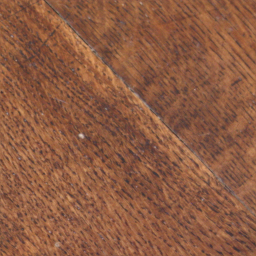
%> input picture Images Processing/Denoising Hyperspectral Image/siims_release/input/wood1008_sq_a_reduced.png, 256 x 256 px
$ octave tuto_gaussian_inpainting.m   (GNU Octave 9; MATLAB toolbox functions it lacks are replaced by stand-ins)
%> lines starting %> are read from the running program, lines starting %| are printed output that depends on the picture; in (x1, y1, x2, y2) boxes, pixels count from 0 and x2, y2 are one past the last pixel; in counts of white or black regions, pixels touching at a corner belong together; the program's own positions count from 1
### Images Processing/Denoising Hyperspectral Image/siims_release/get_conditioning_points.m
function co = get_conditioning_points( mask,w )
%GET_CONDITIONING_POINTS FROM THE MASK
%   c = get_conditioning_points( mask,w )
%   Image c is 1 on a border of the mask with width w.
%   mask is a binary image (indicator function of a mask)
%
%   NB: the mask is supposed to be the same on all color channels
%
%   Author: Arthur Leclaire
%   v 1.0 (03/2016) First public version

    C = size(mask,3);
    if C>1
        mask = mask(:,:,1);
    end
    [M,N] = size(mask);
    M2 = 2*M; N2 = 2*N;
    bmask = zeros(M2,N2);
    bmask(1:M,1:N) = double(mask>1e-10);
    k = zeros(M2,N2);
    k(1:2*w+1,1:2*w+1) = 1;
    k = circshift(k,[-w -w]);
    co = real(ifft2(fft2(bmask).*fft2(k)));
    co = (co>0.5);
    co(bmask>0) = 0;
    co = co(1:M,1:N);
    co = repmat(co,[1 1 C]);
end

### Images Processing/Denoising Hyperspectral Image/siims_release/estimate_adsn_model.m
function [ t,m ] = estimate_adsn_model( u,Mb,Nb,maskrgb )
%ESTIMATE_GAUSSIAN_MODEL COMPUTE THE MEAN AND TEXTON ASSOCIATED TO U
%   [ t,m ] = estimate_adsn_model( u,Mb,Nb,maskrgb )
%
%   INPUT
%   u       Original texture image
%   Mb,Nb   (optional) The texton is embedded in a MbxNb image
%   maskrgb (optional) Estimate the ADSN model outside a mask
%
%   OUTPUT
%   t       Texton of the ADSN model
%   m       Mean value of the ADSN model
%
%   Author: Arthur Leclaire
%   v 1.0 (03/2016) First public version

[M,N,C] = size(u);
if nargin<2
    Mb = M; Nb = N;
end

if nargin<4
    m = mean(mean(u,2));
    tl = 1/sqrt(M*N)*(u-repmat(m,[M N]));

    t = zeros(Mb,Nb,C);
    t(1:M,1:N,:) = tl(1:M,1:N,:);
else
    m = zeros(1,1,C);
    t = zeros(Mb,Nb,C);
    maskrgb = (abs(maskrgb)>1e-10);
    k = sqrt(C/nnz(~maskrgb));
    for c=1:C
        uc = u(:,:,c); mc = maskrgb(:,:,c);
        m(1,1,c) = mean(mean(uc(mc==0)));
        tc = zeros(M,N,1);
        tc(mc==0) = k*(uc(mc==0)-m(1,1,c));
        t(1:M,1:N,c) = tc;
    end
end

end

### Images Processing/Denoising Hyperspectral Image/siims_release/draw_rectangle.m
function uw = draw_rectangle( u,x1,x2,y1,y2,b,c)
%DRAW_RECTANGLE
%
%   uw = draw_rectangle( u,x1,x2,y1,y2,b,c)
%
%   Draw a rectangle on the image u (the content of the image on the
%   rectangle border is overwritten).
%
%   INPUT
%   u           Input image
%   x1,y1       Up left coordinates of the rectangle
%   x2,y2       Down right coordinates of the rectangle
%   b           Width of the rectangle border
%   c           Color of the rectangle
%
%   OUTPUT
%   uw          Output image

if nargin<7
    c = [1 0 0];
end
c = reshape(c,[1 1 3]);

if size(u,3)>1
    uw = u;
else
    uw = repmat(u,[1 1 3]);
end
uw(y1:y1+b-1,x1:x2,:) = repmat(c,[b,x2-x1+1,1]);
uw(y2-b+1:y2,x1:x2,:) = repmat(c,[b,x2-x1+1,1]);
uw(y1:y2,x1:x1+b-1,:) = repmat(c,[y2-y1+1,b,1]);
uw(y1:y2,x2-b+1:x2,:) = repmat(c,[y2-y1+1,b,1]);


end

### Images Processing/Denoising Hyperspectral Image/siims_release/adsn_periodic.m
function out = adsn_periodic( s , mu )
%ADSN_PERIODIC Compute a periodic Asymptotic Discrete Spot Noise texture.
%
%   out = adsn_periodic(s,mu)
%
%   computes a realization of the Gaussian
%   circularly stationary random field of mean mu and whose
%   covariance function is the periodic autocorrelation of s.
%
%   Notice that the covariance of the resulting field is the
%   periodic autocorrelation of s.
%
%   NB :
%   - The mean value of s is not substracted.
%   - If size(s,1)>M or size(s,2)>N , then s is cropped.
%   - The input s can have multiple channels.
%
%   This texture model is presented in the paper
%       "Random Phase Textures: Theory and Synthesis",
%       (B. Galerne, Y. Gousseau, J.-M. Morel),
%       IEEE Transactions on Image Processing, 2011.
%
%   Author : Arthur Leclaire
%   v. 1.0 (03/2014) : first public version

if (size(s,3)~=size(mu,3))
    error('s and mu must have the same number of channels')
end

[M,N,C] = size(mu);

if size(s,1)>M
    s = s(1:M,:,:);
end
if size(s,2)>N
    s = s(:,1:N,:);
end
m = size(s,1);
n = size(s,2);

% Convolution of the kernel s with a normal Gaussian white noise.
out = zeros(M,N,C);
W = randn(M,N);
fW = fft2(W);
for c=1:C
    out(:,:,c) = [s(:,:,c) zeros(m,N-n); zeros(M-m,N)];
    out(:,:,c) = real(ifft2(fft2(out(:,:,c)).*fW));
end
% Reimpose the mean image
out = mu + out;

end

### Images Processing/Denoising Hyperspectral Image/siims_release/gaussian_inpainting.m
function [v,kvisu,innov,precsys] = gaussian_inpainting(u,mv,t,indm,indc,options)
%GAUSSIAN_INPAINTING
% [v,kvisu,innov,precsys] = gaussian_inpainting(u,mv,t,indm,indc,options)
%  Microtexture Inpainting by Conditional Gaussian Simulation
%  This algorithm consists in
%   - estimation of a Gaussian model on the masked exemplar,
%   - conditional simulation of this model knowing the values
%       on a set of conditioning points.
%  The linear system involved in conditional simulation is solved
%   using a conjugate gradient descent algorithm.
%
%   See detailed description of the algorithm in the paper
%   "Gaussian Texture Inpainting"
%   (Bruno Galerne, Arthur Leclaire)
%   Preprint MAP5 n°2016-25
%
%   INPUT
%   u       Initial image
%   mv      Mean value of the estimated Gaussian model (ADSN)
%   t       Texton of the estimated Gaussian model (ADSN)
%   indm    Indicator function of masked region (same size as u)
%   indc    Indicator function of conditioning region (same size as u)
%   options Structure containing optional inputs:
%   - options.per  (default 0)
%       Use periodic ADSN if per==1, otherwise use non-periodic ADSN
%   - options.ep (default 1e-3 )
%       Desired precision for the solution of the linear system solved
%       by the conjugate gradient descent
%   - options.imax (default 1000)
%       Maximum number of iterations in gradient descent
%   - options.normal (default 1)
%       Perform conjugate gradient descent on the normal equations.
%   - options.verb (default 0)
%       Verbose mode
%   - options.reg (default 0)
%       Add regularization in the linear system
%
%   OUTPUT
%   v       Inpainted image
%   kvisu   (optional) Kriging component
%   innov   (optional) Innovation component
%   precsys (optional) Precision on the solution
%
%   NB:
%   - The mean value is reimposed on kvisu and innov for visualization.
%   - indm can have dimensions MxNxC (provided that the
%      arrays indm(:,:,c) are the same for c=1:C). Idem for indc.
%
%   Author: Arthur Leclaire
%   v 1.0 (12/2016) First public version

options.trash = 0;

if ~isfield(options,'per')
    per = 0;
else
    per = options.per;
end

if ~isfield(options,'ep')
    ep = 1e-3;
else
    ep = options.ep;
end

if ~isfield(options,'imax')
    imax = 1000; % max number of iterations
else
    imax = options.imax;
end

if ~isfield(options,'reg')
    reg = 0;
else
    reg = options.reg;
end

if ~isfield(options,'normal')
    normal = 1;
else
    normal = options.normal;
end

if normal
    disp(['Conjugate gradient descent on normal equations'])
else
    disp('Conjugate gradient descent')
end

if ~isfield(options,'verb')
    verb = 0;
else
    verb = options.verb;
end

[M,N,C] = size(u);

% Handle the dimensions of indm and indc
indm = repmat(indm(:,:,1),[1 1 C]);
indc = repmat(indc(:,:,1),[1 1 C]);

% technical restriction
% (in order to simplify the covariance computation)
if (size(t,1)>M)||(size(t,2)>N)
    error('The texton must not be larger than the input');
end

if per==0
    M = 2*M; N = 2*N;
    u = zeropad(u,M,N);
    t = zeropad(t,M,N);
    indm = zeropad(indm,M,N);
    indc = zeropad(indc,M,N);
end

indm = logical(indm);
indc = logical(indc);

mv = repmat(mv,[M N 1]);
v = u;

G = convcovr(t,ones(M,N,C),reg); % convolution by the covariance
A = convcovr(t,indc,reg); % convolution by the cov and restriction to indc

% draw an independent realization of the random field
z = adsn_periodic(t,zeros(M,N,C)) + reg*randn(M,N,C);
% NB: if per==1, t has already been extended by zero-padding
% so that the half-crop of z is indeed a sample of the
% non-periodic ADSN associated to t.

% if kvisu and innov are not required (i.e. nargout==1),
% then one only needs the kriging component of u-mv-z
%   (faster to compute)
if nargout>1

    rhs = zeros(M,N,C); rhs(indc) = u(indc)-mv(indc);
    if normal
        [k,precsys] = solvecgdnormal(A,rhs,zeros(M,N,C),ep,imax,verb);
    else
        [k,precsys] = solvecgd(A,rhs,zeros(M,N,C),ep,imax,verb);
    end

    rhs = zeros(M,N,C); rhs(indc) = z(indc);
    if normal
        zk = solvecgdnormal(A,rhs,zeros(M,N,C),ep,imax,verb);
    else
        zk = solvecgd(A,rhs,zeros(M,N,C),ep,imax,verb);
    end

    % convolution by the covariance
    k = G*k;
    zk = G*zk;

    v(indm) = mv(indm) + k(indm) + z(indm) - zk(indm);
    kvisu = u;
    kvisu(indm) = mv(indm) + k(indm);
    innov = mv;
    innov(indm) = mv(indm) + z(indm) - zk(indm);

else

    rhs = zeros(M,N,C); rhs(indc) = u(indc)-mv(indc)-z(indc);
    if normal
        [k,precsys] = solvecgdnormal(A,rhs,zeros(M,N,C),ep,imax,verb);
    else
        [k,precsys] = solvecgd(A,rhs,zeros(M,N,C),ep,imax,verb);
    end
    k = G*k;

    v(indm) = mv(indm) + k(indm) + z(indm);

end

if per==0
    M = floor(M/2); N = floor(N/2);
    v = v(1:M,1:N,:);
    if nargout>1
        kvisu = kvisu(1:M,1:N,:);
        innov = innov(1:M,1:N,:);
    end
end
end

### Images Processing/Denoising Hyperspectral Image/siims_release/zeropad.m
function v = zeropad( u,M,N )
%ZEROPAD v = zeropad( u,M,N )
%   Extend u by zero on a domain of size M x N

[m,n,C] = size(u);
if (m>M)||(n>N)
    warning('Extended domain smaller than domain of u')
end

v = zeros(M,N,C);
v(1:min(M,m),1:min(N,n),:) = u(1:min(M,m),1:min(N,n),:);

end

### Images Processing/Denoising Hyperspectral Image/siims_release/@convcovr/convcovr.m
function  res = convcovr(t,ind,reg)
% Define the covariance operator associated to the texton t.
% The operator can be further resctricted to a domain (putting zero
% outside), and also regularized.
%
% INPUT
% t 	texton associated to the Gaussian model
% ind 	indicator function of the restriction region
% reg 	regularization parameter
%
% OUTPUT
% res   covariance operator

res.t = t;
if nargin < 2
  res.ind = ones(size(t));
else
  res.ind = ind;
end
if nargin < 3
    res.reg = 0;
else
    res.reg = reg;
end

res = class(res,'convcovr');

### Images Processing/Denoising Hyperspectral Image/siims_release/solvecgdnormal.m

function [x,rninf] = solvecgdnormal(A,y,init,ep,imax,verb)
% [x,rninf] = solvecgdnormal(A,y,init,ep,imax,verb)
% Solve Ax = y with conjugate gradient descent
%   on the normal equation.
% This is equivalent to the conjugate gradient descent algorithm to
%   minimize the function |Ax-y|^2 .
%
% Input :
%   A : system matrix
%   y : right-hand side
%   init : initialization of the descent algorithm
%   ep (optional) : desired precision on the L2 norm of the residual Ax-y
%   imax (optional) : maximum number of iterations
%   verb (optional) :
%       if verb==1, print the residual norm
%   	if verb==2, print also the values of
%           the function |Ax-y|^2
% Output
%   x : system solution
%   rninf : L_\infty norm of the residual Ax-y

if nargin<5
    imax = Inf;
end
if nargin<6
    verb = 0;
end

tic;

i = 0;

% initialization
x = init;
r = A'*y;
nr2 = sum(r(:).^2);

p = r;
rninf = max(abs(r(:))); % L^\infty norm of the residual
rn2 = sqrt(nr2);
stop = 0;
% main loop
while i<imax && rn2>ep && ~stop
    i = i+1;
    AtAp = A'*(A*p);
    spAtAp = sum(p(:).*AtAp(:));
    alpha = nr2/spAtAp;
    x = x + alpha*p;
    r = r - alpha*AtAp;
    nrold2 = nr2;
    nr2 = sum(r(:).^2);
    rninf = max(abs(r(:)));
    rn2 = sqrt(nr2);

    beta = nr2/nrold2;
    p = r + beta*p;

    if verb==1
        disp(['iteration ' num2str(i) ...
            ', L2 Residual norm = ' num2str(rn2)])
    elseif verb==2
        % print also the value of the functional
        value = sum(sum(sum((A*x-y).^2)));
        disp(['iteration ' num2str(i) ...
            ', L2 Residual norm = ' num2str(rn2) ...
            ', Value = ' num2str(value)]);
    end
end

disp(['Time to solve the linear system : ' num2str(toc)]);

end

### Images Processing/Denoising Hyperspectral Image/siims_release/tuto_gaussian_inpainting.m
%% Microtexture Inpainting by Gaussian Conditional Simulation - Tutorial

close all
clear all

in = 'input/';

rng(3); % initialize random seed

%% Load input image

name = 'wood1008_sq_a_reduced';
u = im2double(imread([in name '.png']));
[M,N,C] = size(u);
%> M = 256; N = 256; C = 3
meanu = mean(mean(u,2));
%> meanu = [0.555 0.362 0.263]

figure
imshow(u)
title('Original')

%% Create a mask

x1 = 40; y1 = 128;
x2 = 216; y2 = 230;
indm = zeros(M,N,C);
indm(y1:y2,x1:x2,:) = 1;
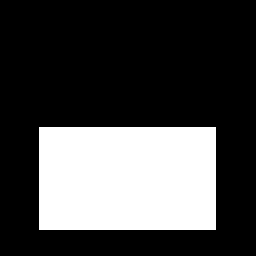
%> indm: size 256x256x3 double; values 0 (black) and 1 (white), 27.8% white; 1 white region, box (x1, y1, x2, y2) and area: (39, 127, 216, 230) 18231

figure
imshow(indm)
title('Mask')

%% Compute the Conditioning points on the mask border

indc = get_conditioning_points(indm,3);
%> in get_conditioning_points, `k(1:2*w+1,1:2*w+1) = 1;`: k: size 512x512 double; values 0 (black) and 1 (white), 0.02% white; 1 white region, box (x1, y1, x2, y2) and area: (0, 0, 7, 7) 49
%> in get_conditioning_points, `co(bmask>0) = 0;`:
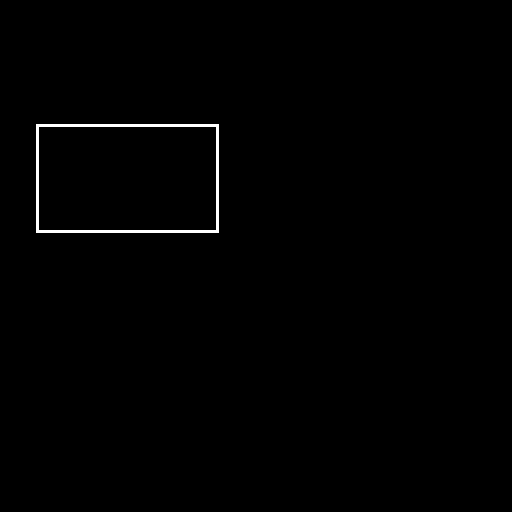
%> co: size 512x512 logical; 0.65% white; 1 white region, box (x1, y1, x2, y2) and area: (36, 124, 219, 233) 1716
figure
imshow(double(indc))
title('Conditioning points')

%% Estimate a Gaussian model outside the mask
xo1 = 1; yo1 = 1;
xo2 = N; yo2 = y1-1;
%> after `xo2 = N`: xo2 = 256
[t,m] = estimate_adsn_model(u(yo1:yo2,xo1:xo2,:),M,N);
%> in estimate_adsn_model, `m = mean(mean(u,2));`: m = [0.548 0.355 0.255]
%> in estimate_adsn_model, `tl = 1/sqrt(M*N)*(u-repmat(m,[M N]));`:
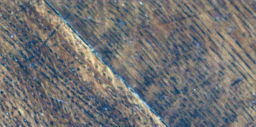
%> tl: size 127x256x3 double; mean R, G, B -1.13e-18, -1.23e-18, -2.4e-19; drawn with min black and max white
%> in estimate_adsn_model, `t(1:M,1:N,:) = tl(1:M,1:N,:);`:
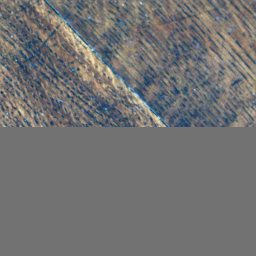
%> t: size 256x256x3 double; mean R, G, B -5.6e-19, -6.1e-19, -1.19e-19; drawn with min black and max white
%> m = [0.548 0.355 0.255]
uw = draw_rectangle(u,xo1,xo2,yo1,yo2,2);
figure
imshow(uw.*(1-indm))
title(sprintf('Masked original. ADSN estimated in the red box'))

%% Check the texture model

z = adsn_periodic(t,repmat(m,[M N 1]));
%> after the loop in adsn_periodic, `for c=1:C`:
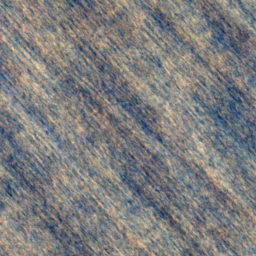
%> out: size 256x256x3 double; mean R, G, B 7.33e-17, 9.8e-17, 1.06e-17; drawn with min black and max white

figure
imshow(z)
title('Realization of the ADSN model')

%% Inpaint by Gaussian conditional simulation

[v,kc,innov] = gaussian_inpainting(u.*(1-indm),m,t,indm,indc);
%> after the loop in adsn_periodic (call 2), `for c=1:C`:
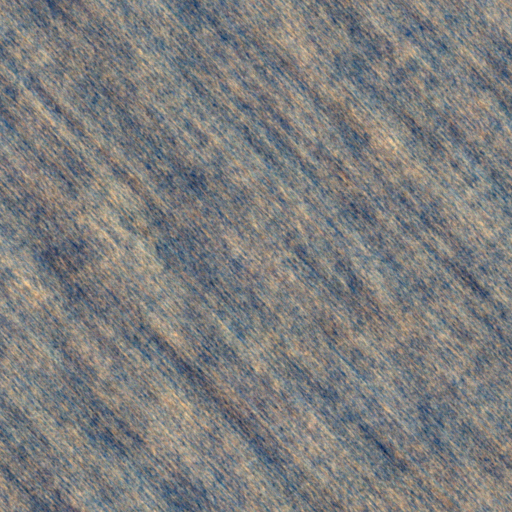
%> out: size 512x512x3 double; mean R, G, B 7e-17, 6.58e-17, 6.88e-18; drawn with min black and max white
%> in gaussian_inpainting, `rhs(indc) = u(indc)-mv(indc)`:
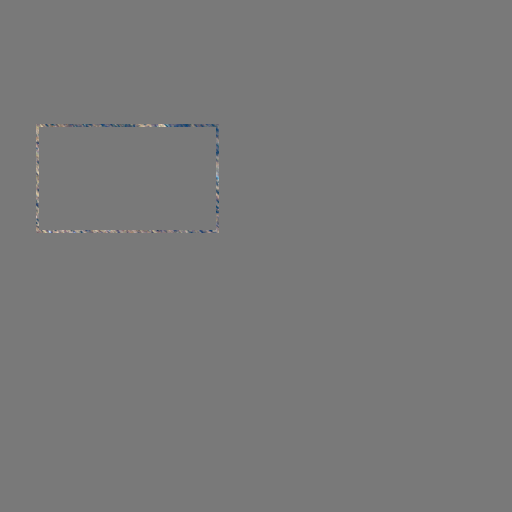
%> rhs: size 512x512x3 double; mean R, G, B 3.55e-05, 3.32e-05, 8.26e-05; drawn with min black and max white
%> the run ends on the next line

$ run again, with Images Processing/Denoising Hyperspectral Image/siims_release/input/0000_2.png copied over Images Processing/Denoising Hyperspectral Image/siims_release/input/wood1008_sq_a_reduced.png
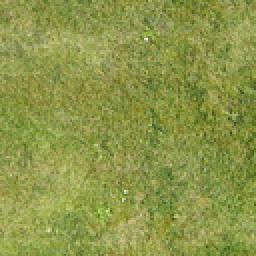
%> input picture Images Processing/Denoising Hyperspectral Image/siims_release/input/0000_2.png, 128 x 128 px (shown 2 times larger)
%> meanu = [0.55 0.589 0.286]
%> `indm(y1:y2,x1:x2,:) = 1;`:
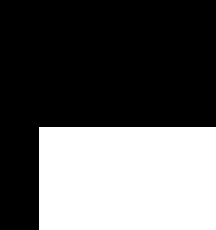
%> indm: size 230x216x3 double; values 0 (black) and 1 (white), 36.7% white; 1 white region, box (x1, y1, x2, y2) and area: (39, 127, 216, 230) 18231
%> k: size 460x432 double; values 0 (black) and 1 (white), 0.02% white; 1 white region, box (x1, y1, x2, y2) and area: (0, 0, 7, 7) 49
%> co: size 460x432 logical; 0.86% white; 1 white region, box (x1, y1, x2, y2) and area: (36, 124, 219, 233) 1716
%> in adsn_periodic, `out = mu + out;`:
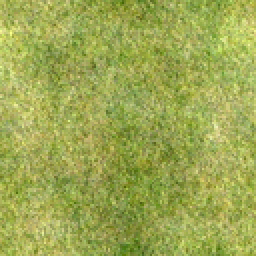
%> out: size 128x128x3 double (shown 2 times larger); mean R, G, B 0.55, 0.589, 0.286; mean of the top-left, top-right, bottom-left and bottom-right quarters 0.49, 0.488, 0.465, 0.458; drawn with min black and max white

$ run again, with Images Processing/Denoising Hyperspectral Image/siims_release/input/0070_4.png copied over Images Processing/Denoising Hyperspectral Image/siims_release/input/wood1008_sq_a_reduced.png
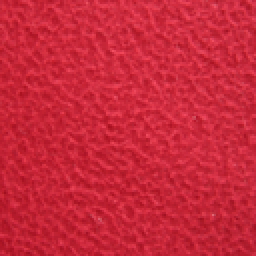
%> input picture Images Processing/Denoising Hyperspectral Image/siims_release/input/0070_4.png, 128 x 128 px (shown 2 times larger)
%> meanu = [0.785 0.156 0.228]
%> `indm(y1:y2,x1:x2,:) = 1;`:
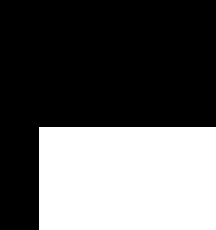
%> indm: size 230x216x3 double; values 0 (black) and 1 (white), 36.7% white; 1 white region, box (x1, y1, x2, y2) and area: (39, 127, 216, 230) 18231
%> k: size 460x432 double; values 0 (black) and 1 (white), 0.02% white; 1 white region, box (x1, y1, x2, y2) and area: (0, 0, 7, 7) 49
%> co: size 460x432 logical; 0.86% white; 1 white region, box (x1, y1, x2, y2) and area: (36, 124, 219, 233) 1716
%> in estimate_adsn_model, `m = mean(mean(u,2));`: m = [0.786 0.156 0.229]
%> in adsn_periodic, `out = mu + out;`:
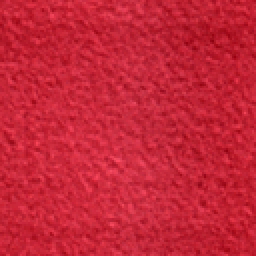
%> out: size 128x128x3 double (shown 2 times larger); mean R, G, B 0.786, 0.156, 0.229; drawn with min black and max white
